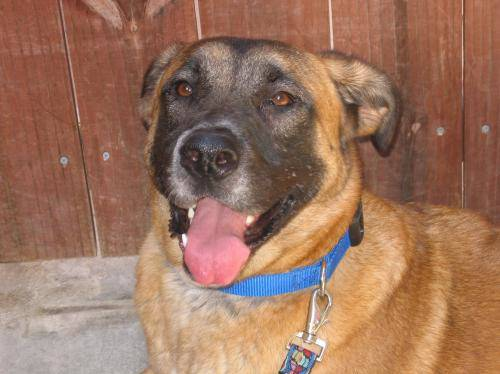
#> input picture dataset_gato_cachorro/dataset/training_set/cachorro/dog.1018 - Copia.jpg, 500 x 374 px; its folder holds 4 pictures in this run; the run also reads 2 pictures not shown here
$ jupyter execute image_processing.ipynb
#> lines starting #> are read from the running program, lines starting #| are printed output that depends on the picture
<h3> TIME OPTIMIZATION TECHNIQUES IN IMAGE PROCESSING </h3>

<h4> Importing libraries </h4>

[cell 1]
import os
import cv2
import time
from concurrent.futures import ThreadPoolExecutor

<h4> Declaring the paths </h4>

[cell 2]
image_path = "dataset_gato_cachorro/dataset/training_set/cachorro"
output_dir = "data_processed"

<h4> Checking and creating directories </h4>

[cell 3]
def check_diretory() :

 if not os.path.exists(output_dir):

    os.makedirs(output_dir)

 image_paths = [os.path.join(image_path, fname) for fname in os.listdir(image_path) if fname.endswith(('.png', '.jpg', '.jpeg'))]

 return image_paths

<h4>Function to process an image</h4>

[cell 4]
def process_image(output_dir,image_path):

#> called with output_dir = 'data_processed'
 try:
        img = cv2.imread(image_path)
#> img is the input picture: shape (374, 500, 3); mean B, G, R 94.5, 115.9, 156.3
        if img is None:
            raise ValueError("Could not open or find the image")
        gray_img = cv2.cvtColor(img, cv2.COLOR_BGR2GRAY)
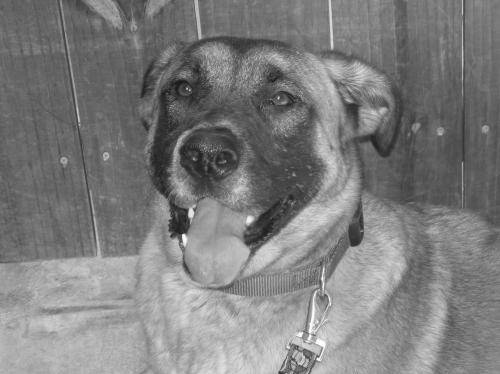
#> gray_img: shape (374, 500); min 15, max 255, mean 125.6
        output_dir = os.path.join(output_dir, os.path.basename(image_path))
        cv2.imwrite(output_dir, gray_img)

 except Exception as e:
        print(f"Failed to process {image_path}: {e}")

<h4>Main without concurrence</h4>

[cell 5]
def main_without_concurrence():

    image_paths = check_diretory()

    start_time = time.time()

    print("Generating images ...")

    for image_path in image_paths:
        process_image(output_dir,image_path)
#> pass 2 of the loop in main_without_concurrence, `for image_path in image_paths:`:
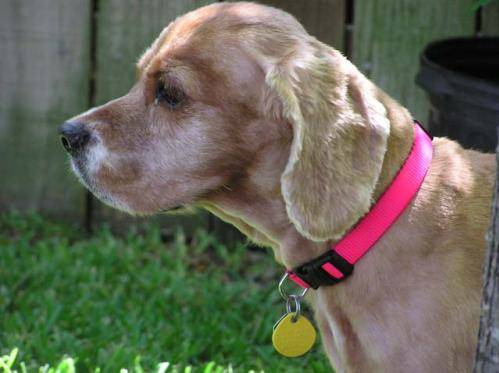
#> input picture dataset_gato_cachorro/dataset/training_set/cachorro/dog.102 - Copia (2).jpg, 499 x 373 px
#> in process_image, img is the input picture: shape (373, 499, 3); mean B, G, R 87.1, 103, 102.6
#> in process_image (call 2), `gray_img = cv2.cvtColor(img, cv2.COLOR_BGR2GRAY)`:
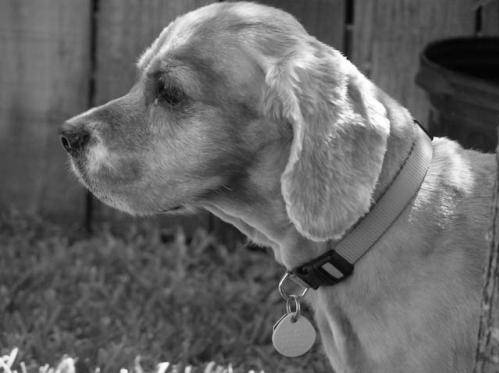
#> gray_img: shape (373, 499); min 1, max 255, mean 101.1
#> pass 3 of the loop in main_without_concurrence, `for image_path in image_paths:`:
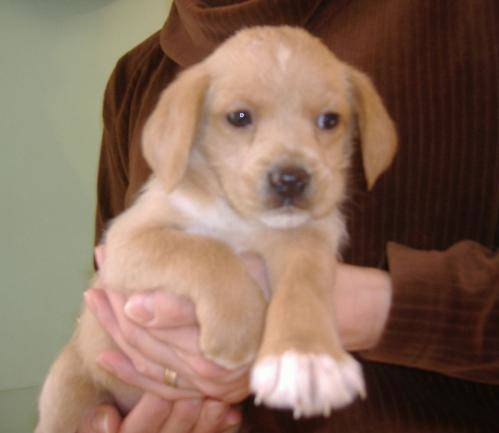
#> input picture dataset_gato_cachorro/dataset/training_set/cachorro/dog.103 - Copia.jpg, 499 x 433 px
#> in process_image, img is the input picture: shape (433, 499, 3); mean B, G, R 91.8, 108.6, 136
#> in process_image (call 3), `gray_img = cv2.cvtColor(img, cv2.COLOR_BGR2GRAY)`:
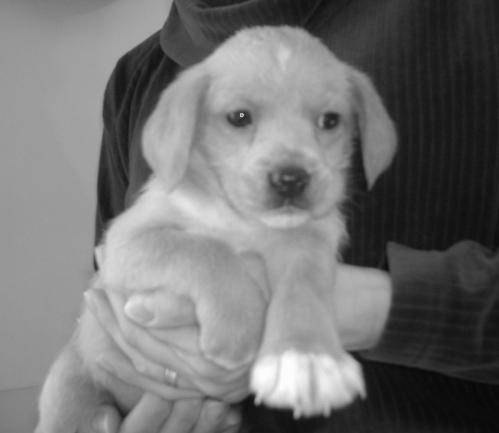
#> gray_img: shape (433, 499); min 6, max 255, mean 114.9
#> the loop made 4 passes; the first 3 are shown

    print(f"Just iteration : Processing completed in {time.time() - start_time} seconds")

<h4>Main with concurrence</h4>

[cell 6]
def main_with_concurrence() :

 image_paths = check_diretory()

 start_time = time.time()

 print("Generating images ...")

 # Use ThreadPoolExecutor to parallelize image processing
 with ThreadPoolExecutor(max_workers=os.cpu_count()) as executor:
    executor.map(lambda image_path: process_image(output_dir,image_path), image_paths)
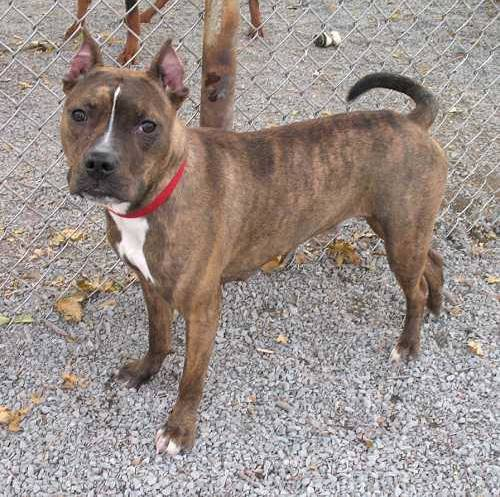
#> input picture dataset_gato_cachorro/dataset/training_set/cachorro/dog.1035 - Copia (3).jpg, 500 x 497 px
#> in process_image, img is the input picture: shape (497, 500, 3); mean B, G, R 139, 143.8, 155.3
#> in process_image (call 8), `gray_img = cv2.cvtColor(img, cv2.COLOR_BGR2GRAY)`:
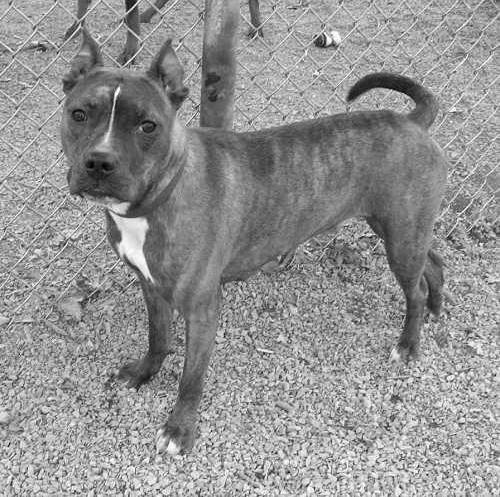
#> gray_img: shape (497, 500); min 0, max 255, mean 146.7
